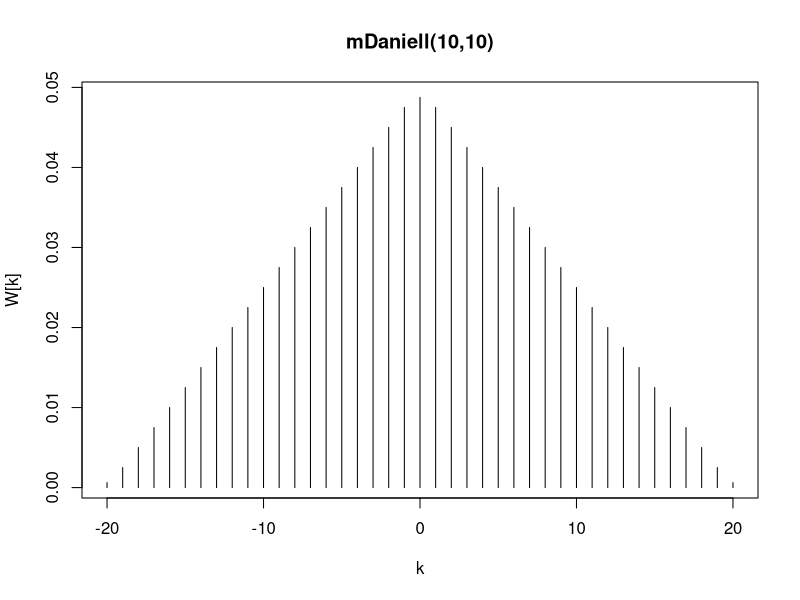

Write R code to recreate this figure. (Note: this script raises an error after producing the figure.)
kernel("modified.daniell", c(10,10))          # for a list
plot(kernel("modified.daniell", c(10,10)))    # for a graph

par(mfrow=c(2,1))
k = kernel("modified.daniell", c(10,10))
soi.smo = mvspec(soi, k, log="no")                     # using astsa package
# soi.smo = spec.pgram(soi, k, taper=0, log="no")      # using stats package
  abline(v=1, lty="dotted")    
  abline(v=1/4, lty="dotted")
rec.smo = mvspec(rec, k, log="no")  
# rec.smo = spec.pgram(rec, k, taper=0, log="no")
  abline(v=1, lty="dotted")    
  abline(v=1/4, lty="dotted")

df = soi.smo$df           # df = 20
Lh = 1/sum(k[-k$m:k$m]^2) # Lh = 10
Bw = Lh/480               # Bw = 0.01923419 units = month
soi.smo$bandwidth         # Bw = 0.2308103, units = year (value returned by mvspec)         
soi.smo$bandwidth/12      # Bw = 0.01923419 units = month (value returned by mvspec)  

# An easier way to obtain soi.smo:
soi.smo = mvspec(soi, spans=c(7,7), log="no")                  # using astsa package
# soi.smo = spectrum(soi, spans=c(7,7), taper=0, log="no")     # using stats package
